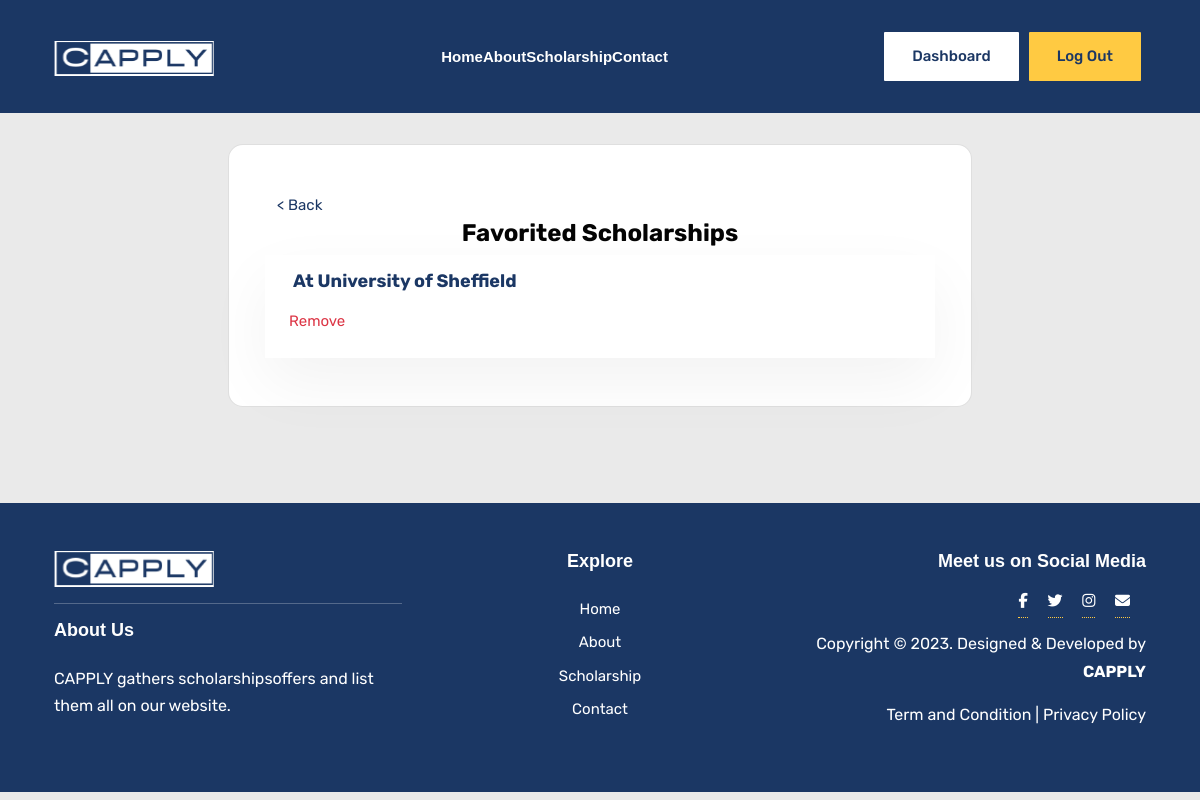
Before: /favorite (signed in) with the older database file.
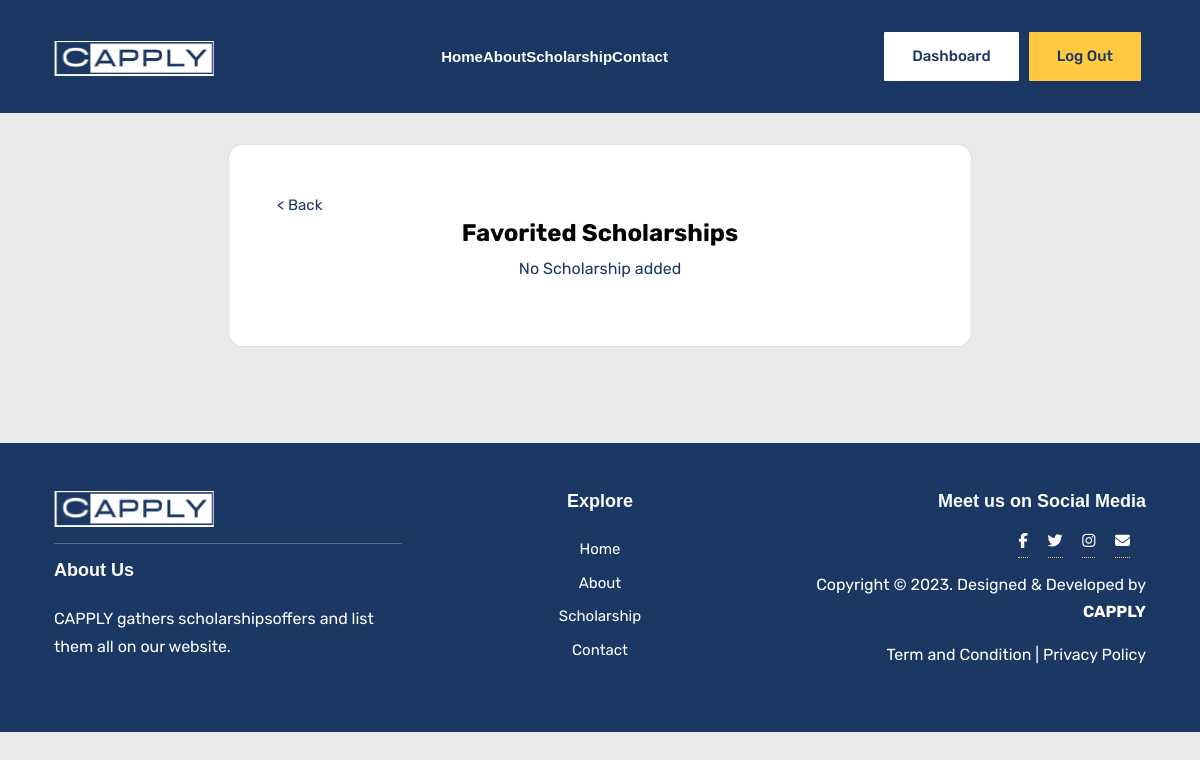
After: the same page with the newer database file.
### category/models.py (models this page shows, shortened)
class FavoriteScholarship(models.Model):
    user = models.ForeignKey(User, on_delete=models.CASCADE)
    scholarship_school = models.CharField(max_length=100)
    scholarship_link = models.CharField(max_length=120, null=True)

### category/views.py (the view)
# urls.py: path('favorite',favorite_list,name='favorite' ),
def favorite_list(request):
    scholarship_favorite = FavoriteScholarship.objects.filter(user=request.user)
    return render(request,'user/favorite.html',{'scholarship_favorite':scholarship_favorite})

### templates/user/favorite.html
{% extends 'profile_base.html' %}
{% block content %}
<body>
    <section class="position-relative overflow-hidden ">
        <div class="container mt-lg-5 pt-5">
            <div class=" row align-items-center justify-content-center">
                <div class="card bg-white col-lg-8 m-5 px-5 pb-5 " style="border-radius: 15px;">
                    <a href="{% url 'profile' %}" class="mt-5 ">
                        < Back</a>
                            <h3 class="text-center">Favorited Scholarships</h3>
                            {% for favorite in scholarship_favorite %}
                            <div class="row d-flex align-items-center shadow  justify-content-center card-body">
                                <h5 class="card-title"><a
                                        href="scholarship/{{favorite.scholarship_link}}">{{favorite.scholarship_school}}</a>
                                </h5>
                                <a href="favorite-delete/{{favorite.scholarship_link}}"
                                    class=" p-2  text-danger">Remove</a>
                            </div>
                            {% endfor %}
                            {% if not scholarship_favorite %}
                            <p class="text-center text-primary">No Scholarship added</p>
                            {% endif %}
                </div>
            </div>
        </div>
    </section>
    {% endblock content %}

Changed rows visible on the page:
removed FavoriteScholarship: scholarship_school "At University of Sheffield"
Other visible differences:
text now shown: "No Scholarship added"
